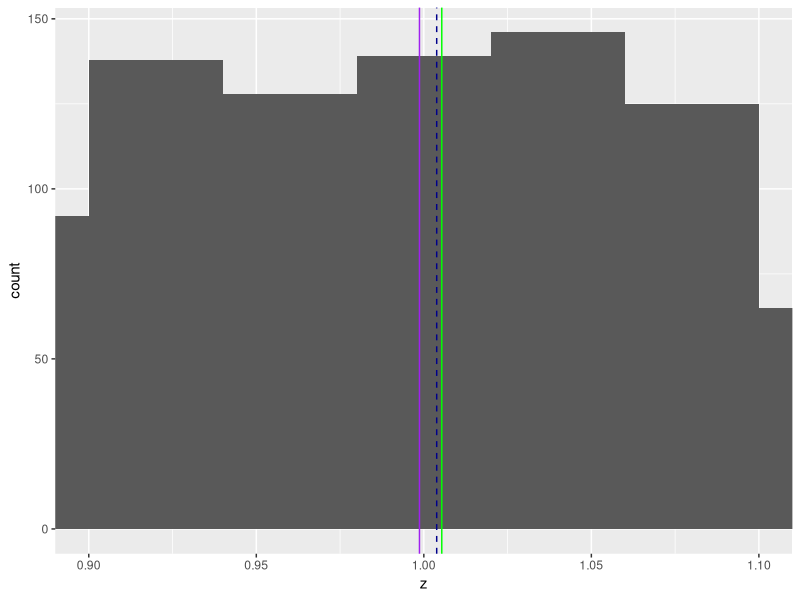
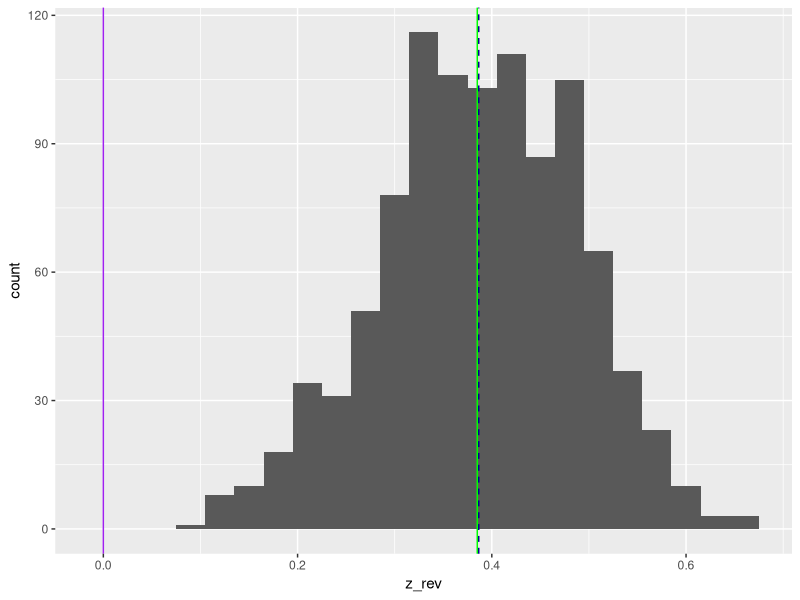

R code for these plots, in order:
#' ---
#' title: "Set 4"
#' output: html_document
#' date: 2023-09-05
#' author: Jenna Jordan
#' ---

#+ message = FALSE, warning = FALSE
library(tidyr)
library(tidyverse)

# Central Tendencies ------------------------------------------------------

# Arithmetic Mean 
x <- c(15.9, 15.1, 21.9, 13.3, 24.4)
y <- c(15.9, 15.1, 21.9, 53.3, 24.4)
x
y

n_x <- length (x)
sum_x <- sum(x)
mu_x <- sum_x / n_x
print (mu_x)

mu_y <- sum(y) / length(y)
print(mu_y)

print(mu_x)
print(mu_y)

#or

mu_x; mu_y


# Geometric Mean 

prod_x <- prod(x) #product of vector x
n_x <- length(x)
geo_mu_x <- prod_x^(1 / n_x)
print(geo_mu_x)

geo_mu_y <- prod(y)^(1/length(y))
print(geo_mu_y)

geo_mu_x; geo_mu_y


# Median

x <- sort(x)  #small to large
index <- (length(x) + 1) / 2   #length is odd number
med_x <- x[index]
print(med_x)

y <- sort(y)
med_y <- y[(length(y) + 1) / 2]
print(med_y)

print(median(x))
print(median(y))


# Variance ---------------------------------------------------------------

sqd_x <- (x-mean(x))^2  #squared deviance
sqd_x
sum_sqd_x <- sum(sqd_x)
var_x <- sum_sqd_x / length (x)
print(var_x)

var_y <- sum((y-mean(y))^2 / length(y))
print(var_y)

#Standard Deviation

sd_x <- sqrt(var_x)  #square root function = sqrt()
print(sd_x)

sd_y <- sqrt(var_y)
print(sd_y)


# Coefficient of Variation (CV)

cv_x <- sd_x / mean(x)
print(cv_x)

cv_y <- sd_y / mean(y)
print(cv_y)


# IQR
## 25th and 75th percentiles as xl and xh (l = low value, h = high value)

x_l <- quantile(x, 0.25)
x_h <- quantile(x, 0.75)
x_l; x_h
iqr_x <- abs(x_l - x_h)  #abs() = absolute value
print(iqr_x)

y_q <- quantile (y, c(0.25, 0.75))  #use vector to concise code
iqr_y <- abs(y_q[1] - y_q[2])   #[1] = 25th percentile & [2] = 75th
print(iqr_y)


# MAD

ad_x <- abs(x - median(x))   #abs() = absolute value
ad_x
mad_x <- median(ad_x)
print(mad_x)

mad_y <- median(abs(y - median(y)))
print(mad_y)


# MAD/Median

mm_x <- mad_x / median(x)
print(mm_x)

mm_y <- mad_y / median(y)
print(mm_y)


# Laboratory --------------------------------------------------------------

#'
#' title: "Laboratory Exercise: set4_1"
#' author: Jenna Jordan
#'

#1:
z <- exp(rnorm(n=1000, mean = 0, sd = 0.1))
z

#Arithmetic mean
print(mean(z))

#Geometric Mean
geo_mu_z <- prod(z)^(1/length(z))
print(geo_mu_z)

#Median
z <- sort(z)  #smallest to largest
med_z <- z[(length(z) + 1) / 2]
print(med_z)
print(median(z))

#2:
#Histogram
   #use tibble, ggplot, geom_histogram

z <- exp(rnorm(n=1000, mean = 0, sd = 0.1))
df1 <- tibble(z, 1:1000)
df1

ggplot(data = df1,
       mapping = aes(x = z)) + 
geom_histogram(binwidth = 0.04) +
  geom_vline(xintercept = mean(z), linetype = 'dashed', color = 'darkblue') +
  geom_vline(xintercept = prod(z)^(1/length(z)), color = 'purple') +
  geom_vline(xintercept = median(z), color = 'green') +
  coord_cartesian(xlim=c(0.9, 1.1))  #zoom without losing data points

#4:
z_rev <- -z +max(z) + 0.1
print(z_rev)

df2 <- tibble(z_rev)
df2

ggplot(data = df2, 
       mapping = aes(x = z_rev)) +
  geom_histogram(binwidth = 0.03) +
  geom_vline(xintercept = mean(z_rev), linetype = 'dashed', color = 'darkblue') +
  geom_vline(xintercept = prod(z_rev)^1/length(z_rev), color = 'purple') +
  geom_vline(xintercept = median(z_rev), color = 'green')

